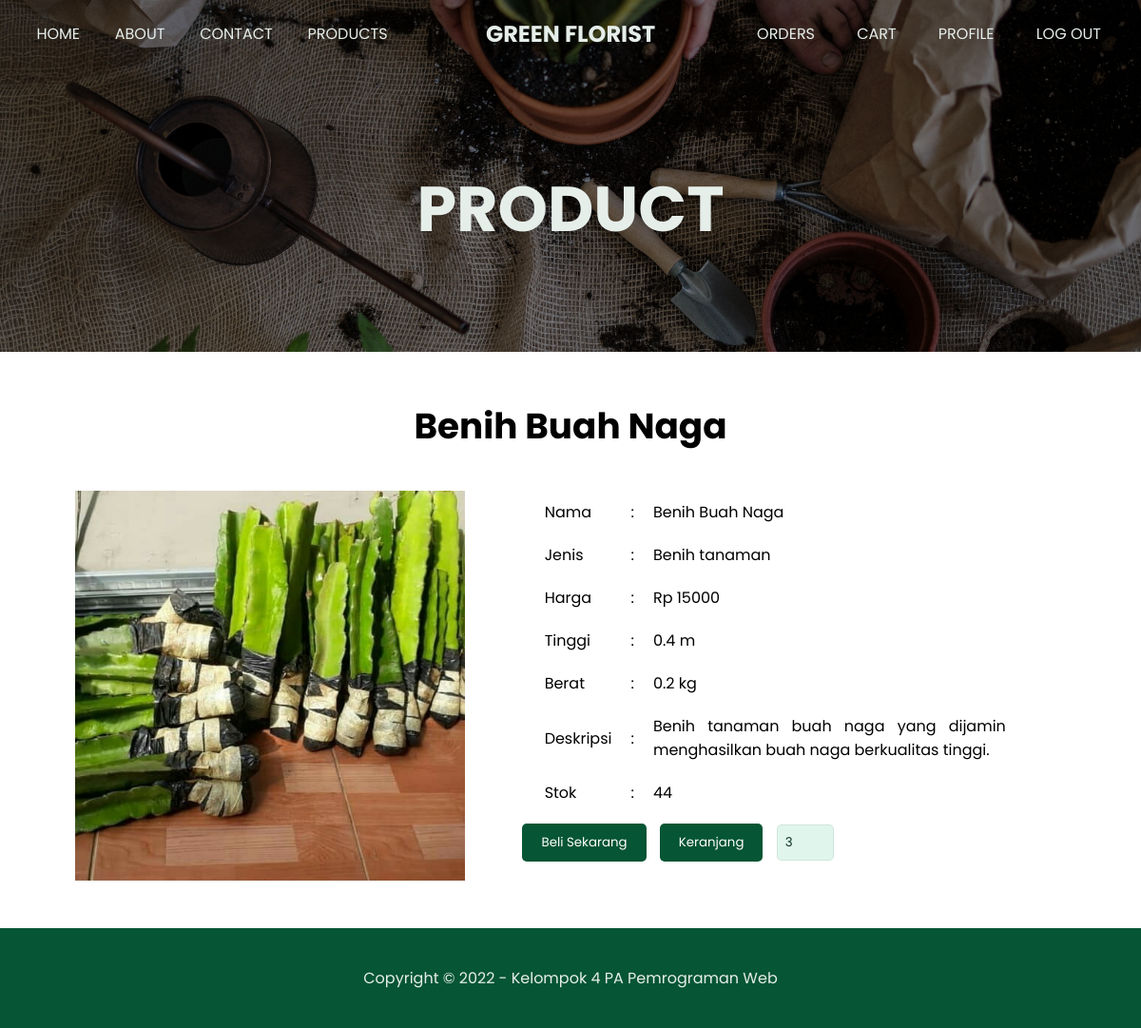
The app's page /product.php?id=9 (signed in), older data.
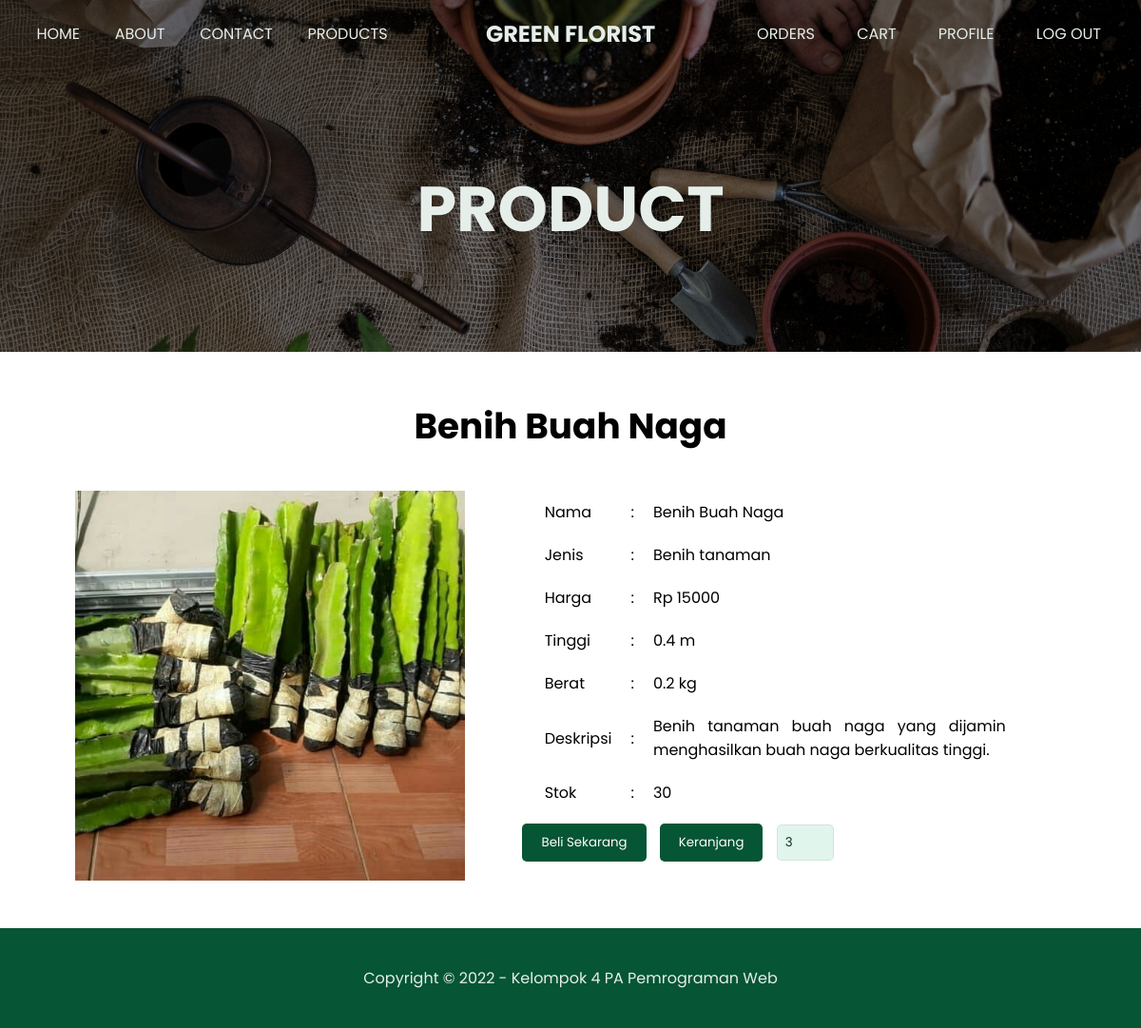
The same page, newer data.
### tables this page shows
CREATE TABLE `produk` (
  `id` int(11) NOT NULL,
  `tanggal_rilis` date NOT NULL,
  `nama` varchar(100) NOT NULL,
  `jenis` varchar(50) NOT NULL,
  `harga` int(11) NOT NULL,
  `stok` int(11) NOT NULL,
  `tinggi` float NOT NULL,
  `berat` float NOT NULL,
  `deskripsi` varchar(100) NOT NULL,
  `gambar` varchar(100) DEFAULT NULL
);

CREATE TABLE `keranjang_user` (
  `waktu` datetime NOT NULL,
  `username` varchar(50) NOT NULL,
  `id_produk` int(11) NOT NULL,
  `jumlah` int(11) NOT NULL,
  `selected` int(1) DEFAULT NULL
);

### product.php (the view, shortened to what this page needs)
<?php
require "config.php";
$id = $_GET["id"];
$username = $_SESSION["username"];
$result = $db->query(
  "SELECT *
  FROM produk
  WHERE id=$id"
);
$product = mysqli_fetch_array($result);
?>
<!DOCTYPE html>
<html lang="en">
<head>
  <link rel="stylesheet" href="css/style.css?v=<?= time(); ?>">
  <link rel="stylesheet" href="css/product.css?v=<?= time(); ?>">
</head>
<body>
  <div class="page-wrapper user admin product">
    <header class="img" style="background-image: url('img/header-product.jpg');">
      <?php include "nav.php"; ?>
      <div class="banner mini center">
        <h1> PRODUCT </h1>
      </div>
    </header>
    <div class="main-content">
      <section class="wrapper center">
        <h1> <?= $product["nama"]; ?> </h1>
        <div class="product-container flex">
          <div style="background-image: url('img/products/<?= $product["gambar"]; ?>');" class="img"></div>
          <div class="description center">
            <table cellspacing="0">
              <tr>
                <td> Nama </td>
                <td> <center>:</center></td>
                <td> <?= $product["nama"] ?> </td>
              </tr>
              <tr>
                <td> Jenis </td>
                <td> <center>:</center></td>
                <td> <?= ucfirst($product["jenis"]) ?> </td>
              </tr>
              <tr>
                <td> Harga </td>
                <td> <center>:</center></td>
                <td> Rp <?= $product["harga"] ?> </td>
              </tr>
              <tr>
                <td> Tinggi </td>
                <td> <center>:</center></td>
                <td> <?= $product["tinggi"] ?> m </td>
              </tr>
              <tr>
                <td> Berat </td>
                <td> <center>:</center></td>
                <td> <?= $product["berat"] ?> kg </td>
              </tr>
              <tr>
                <td> Deskripsi </td>
                <td> <center>:</center></td>
                <td> <?= $product["deskripsi"] ?> </td>
              </tr>
              <tr>
                <td> Stok </td>
                <td> <center>:</center></td>
                <td> <?= $product["stok"] ?> </td>
              </tr>
            </table>
            <?php if ($_SESSION["login"] != "admin") { ?>
              <div class="btn-container flex">
                <form action="" method="POST">
                  <button class="btn-block object" name="beli"> Beli Sekarang </button>
                  <button type="submit" class="btn-block object" name="keranjang"> Keranjang </button>
                  <?php
                  $id = $product["id"];
                  $jumlah = $db->query(
                    "SELECT jumlah FROM keranjang_user
                    WHERE id_produk=$id AND username='$username'"
                  );
                  $jumlah = mysqli_fetch_array($jumlah);
                  ?>
                  <input type="number" name="jumlah" class="form-input jumlah object" value="<?= isset($jumlah["jumlah"]) ? $jumlah["jumlah"] : 1 ?>" onkeyup="updateJumlahBarang(this)" min="1" max="<?= $product["stok"]; ?>">
                </form>
              </div>
            <?php } ?>
          </div>
        </div>
      </section>
    </div>
    <?php include "footer.php"; ?>
  </div>
</body>
</html>

### nav.php (shortened to what this page needs)
<nav>
  <div class="shop-name">
    <h1> GREEN FLORIST </h1>
  </div>
  <?php if (!isset($_SESSION["login"])) { ?>
  <div class="menu">
    <ul>
      <li> <a href="index.php" class="link-hover"> HOME </a> </li>
      <li> <a href="about.php" class="link-hover"> ABOUT </a> </li>
      <li> <a href="contact.php" class="link-hover"> CONTACT </a> </li>
    </ul>
    <ul>
      <li> <a href="products.php" class="link-hover"> PRODUCTS </a> </li>
      <li> <a href="cart.php" class="link-hover"> CART </a> </li>
      <li> <a href="sign-in.php" class="link-hover"> SIGN IN </a> </li>
    </ul>
  </div>
  <?php } else if ($_SESSION["login"] == "user") { ?>
  <div class="menu user">
    <ul>
      <li> <a href="index.php" class="link-hover"> HOME </a> </li>
      <li> <a href="about.php" class="link-hover"> ABOUT </a> </li>
      <li> <a href="contact.php" class="link-hover"> CONTACT </a> </li>
      <li> <a href="products.php" class="link-hover"> PRODUCTS </a> </li>
    </ul>
    <ul>
      <li> <a href="orders.php" class="link-hover"> ORDERS </a> </li>
      <li> <a href="cart.php" class="link-hover"> CART </a> </li>
      <li> <a href="profile.php" class="link-hover"> PROFILE </a> </li>
      <li> <a href="logout.php" class="link-hover"> LOG OUT </a> </li>
    </ul>
  </div>
  <?php } ?>
</nav>

### footer.php
<footer class="wrapper center">
  Copyright &copy; 2022 - Kelompok 4 PA Pemrograman Web
</footer>

### css/style.css (style rules this page uses)
:root { --color1: #065535; --color1-light: #98baac; --color1-dark: #0b3020; --color2: #064D55; --color2-light: #cddbdd; --color2-dark: #04353b; --white-font: #e6eeea; --font: 'Poppins', sans-serif; }
* { margin: 0; padding: 0; font-family: var(--font); }
body, .page-wrapper { background-color: var(--color1); }
a { text-decoration: none; }
.page-wrapper { background-color: white; }
.wrapper { width: 100%; height: 100%; display: flex; padding: 40px; box-sizing: border-box; }
.flex { display: flex; }
.center { display: flex; flex-direction: column; align-items: center; justify-content: center; text-align: center; }
.img { background-position: center; background-size: cover; background-repeat: no-repeat; }
.link-hover { height: 100%; width: fit-content; display: flex; align-items: center; justify-content: center; position: relative; }
.link-hover::after { content: ''; position: absolute; background-color: var(--color1-light); height: 3px; width: 0; left: 0; bottom: -10px; transition: 0.3s; }
section { display: flex; flex-direction: column; }
table td { text-align: justify; }
footer { height: 170px; background-color: var(--color1); color: var(--white-font); position: relative; bottom: 0; }
nav { display: flex; align-items: center; justify-content: center; padding: 0 40px; height: 70px; box-sizing: border-box; }
nav .menu { display: flex; justify-content: space-between; position: absolute; width: 100%; margin: 0 40px; padding: 10px 20px; box-sizing: border-box; transition: 0.3s; }
nav ul { display: flex; align-items: center; justify-content: space-around; width: 25%; }
nav li, nav a { list-style: none; height: 100%; display: flex; align-items: center; }
header a, header h1, header p { color: var(--white-font); }
.menu.user ul, .menu.admin ul { width: 35%; }
header { box-shadow: inset 0 0 0 350px #00000069; }
.banner { color: var(--white-font); }
.banner h1 { font-size: 50pt; }
.banner.mini { flex-direction: column; height: 300px; }
.btn-block { padding: 10px 20px; border: none; background-color: var(--color1); color: white; border-radius: 5px; }
.form-input { padding: 8px; box-sizing: border-box; background-color: #e0f6ed; color: var(--color1-dark); outline: none; border-radius: 5px; border: none; border: 1px solid #c4dbd09c; font-family: var(--font); }
.jumlah { width: 50px; }

### css/product.css (style rules this page uses)
.product section { padding: 50px 10px; }
.product .product-container { width: 90%; height: 450px; padding: 40px 0 0 0; justify-content: center; align-items: center; box-sizing: border-box; }
.product .main-content h1 { font-size: 28pt; }
.product .main-content .img { width: 300px; height: 100%; flex: 1.3; margin: 10px; }
.product .description { flex: 2; height: 100%; }
.product table td { padding: 10px; }
.product table { flex: 4; width: 80%; }
.product .btn-container { flex: 1; width: 100%; margin-left: 100px; }
.product .jumlah { width: 60px; }
.product .btn-container button { margin: 10px 10px 0 0 ; flex: 1; }

Row changes from the older to the newer data that the page shows:
changed produk "Benih Buah Naga": stok "44" → "30"
